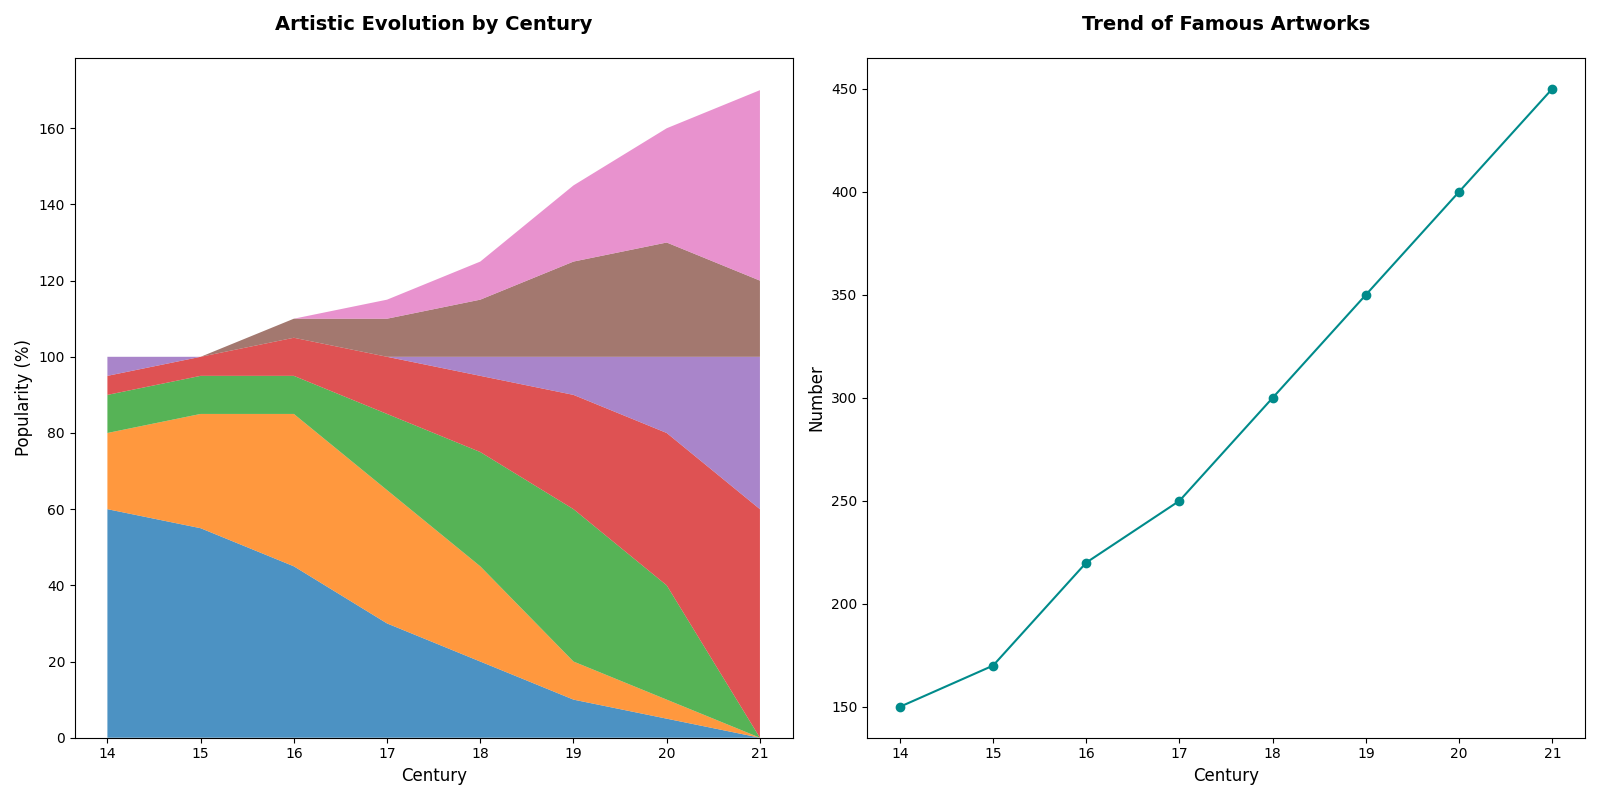

The script that drew this image:
import matplotlib.pyplot as plt
import numpy as np

centuries = np.arange(14, 22)

classical = [60, 55, 45, 30, 20, 10, 5, 0]
renaissance = [20, 30, 40, 35, 25, 10, 5, 0]
baroque = [10, 10, 10, 20, 30, 40, 30, 0]
modernism = [5, 5, 10, 15, 20, 30, 40, 60]
abstract = [5, 0, 0, 0, 5, 10, 20, 40]
cubism = [0, 0, 5, 10, 15, 25, 30, 20]
popart = [0, 0, 0, 5, 10, 20, 30, 50]

famous_artworks = [150, 170, 220, 250, 300, 350, 400, 450]

data = np.array([classical, renaissance, baroque, modernism, abstract, cubism, popart])

fig, (ax1, ax2) = plt.subplots(1, 2, figsize=(16, 8))

ax1.stackplot(centuries, data, alpha=0.8)
ax1.set_title("Artistic Evolution by Century", fontsize=14, fontweight='bold', pad=20)
ax1.set_xlabel('Century', fontsize=12)
ax1.set_ylabel('Popularity (%)', fontsize=12)

ax2.plot(centuries, famous_artworks, marker='o', linestyle='-', color='darkcyan')
ax2.set_title('Trend of Famous Artworks', fontsize=14, fontweight='bold', pad=20)
ax2.set_xlabel('Century', fontsize=12)
ax2.set_ylabel('Number', fontsize=12)

plt.tight_layout()
plt.show()
